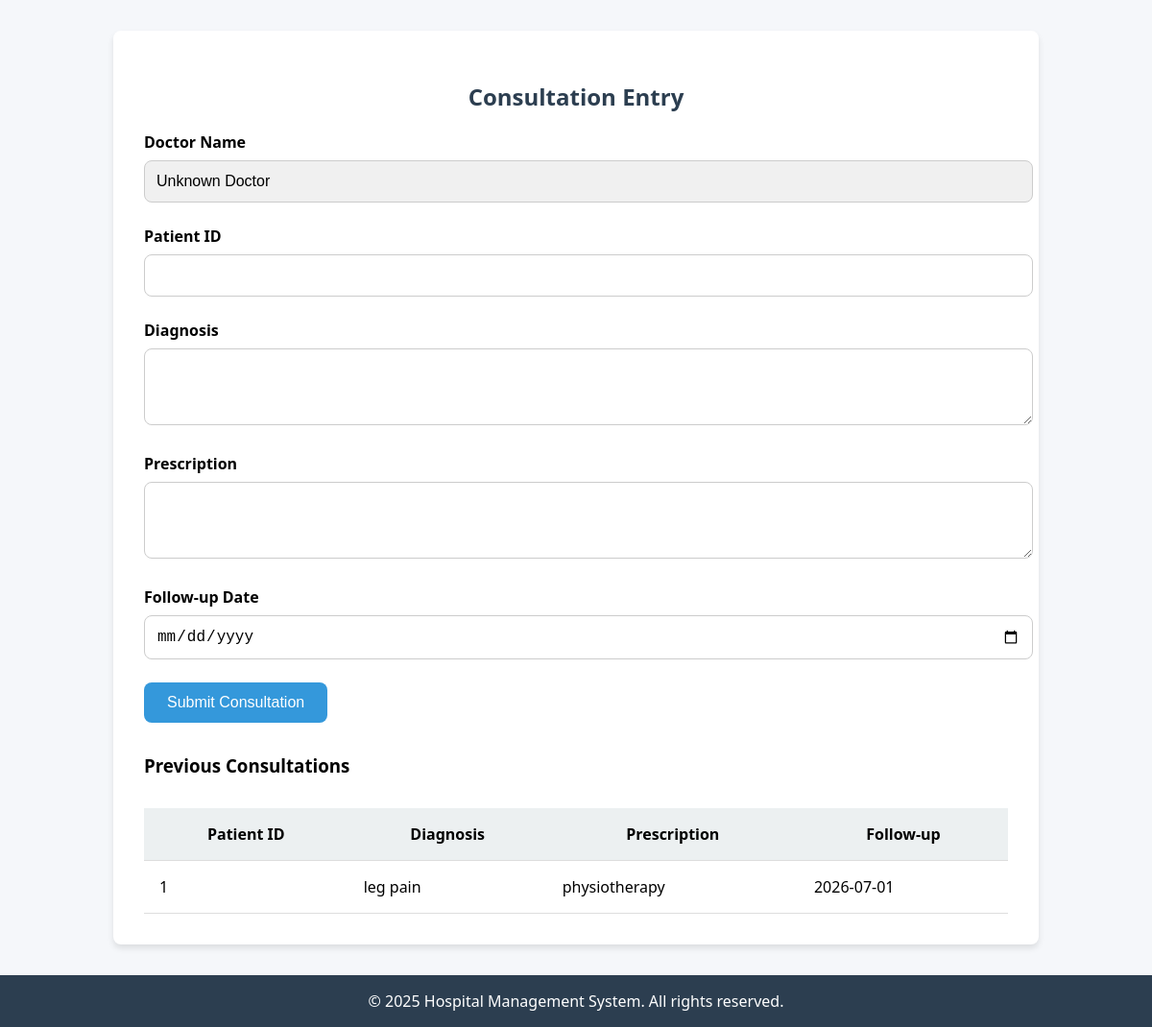
The page /backend_work/consultation.php (signed in) on the database its author committed.
### tables this page shows
CREATE TABLE IF NOT EXISTS `consultation` (
  `name` int NOT NULL,
  `PatientID` int DEFAULT NULL,
  `Diagnosis` text,
  `Prescription` text,
  `FollowupDate` date DEFAULT NULL,
  PRIMARY KEY (`name`),
  KEY `PatientID` (`PatientID`)
);

### backend_work/consultation.php (the view, shortened to what this page needs)
<?php
require 'db.php';
$doctorName = isset($_SESSION['name']) ? $_SESSION['name'] : "Unknown Doctor";
$consultations = [];
$sql = $conn->prepare("SELECT * FROM consultation WHERE name = ?");
$sql->bind_param("s", $doctorName);
$sql->execute();
$result = $sql->get_result();
while ($row = $result->fetch_assoc()) {
    $consultations[] = $row;
}
?>
<!DOCTYPE html>
<html lang="en">
<head>
    <link rel="stylesheet" href="https://cdnjs.cloudflare.com/ajax/libs/font-awesome/6.0.0/css/all.min.css">
</head>
<body>
    <div class="container">
        <h2>Consultation Entry</h2>
        <form method="POST" action="consultation.php">
            <div class="form-group">
                <label for="name">Doctor Name</label>
                <input type="text" name="name" value="<?= htmlspecialchars($doctorName) ?>" readonly>
            </div>
            <div class="form-group">
                <label for="PatientID">Patient ID</label>
                <input type="text" name="PatientID" required>
            </div>
            <div class="form-group">
                <label for="Diagnosis">Diagnosis</label>
                <textarea name="Diagnosis" rows="3" required></textarea>
            </div>
            <div class="form-group">
                <label for="Prescription">Prescription</label>
                <textarea name="Prescription" rows="3" required></textarea>
            </div>
            <div class="form-group">
                <label for="FollowupDate">Follow-up Date</label>
                <input type="date" name="FollowupDate" required>
            </div>
            <button type="submit">Submit Consultation</button>
        </form>
        <?php if (count($consultations) > 0): ?>
            <h3>Previous Consultations</h3>
            <table>
                <thead>
                    <tr>
                        <th>Patient ID</th>
                        <th>Diagnosis</th>
                        <th>Prescription</th>
                        <th>Follow-up</th>
                    </tr>
                </thead>
                <tbody>
                    <?php foreach ($consultations as $c): ?>
                        <tr>
                            <td><?= htmlspecialchars($c['PatientID']) ?></td>
                            <td><?= htmlspecialchars($c['Diagnosis']) ?></td>
                            <td><?= htmlspecialchars($c['Prescription']) ?></td>
                            <td><?= htmlspecialchars($c['FollowupDate']) ?></td>
                        </tr>
                    <?php endforeach; ?>
                </tbody>
            </table>
        <?php else: ?>
            <p>No consultations yet.</p>
        <?php endif; ?>
    </div>
    <footer>
        &copy; 2025 Hospital Management System. All rights reserved.
    </footer>
</body>
</html>

### backend_work/consultation.php (style rules this page uses)
:root { --primary-color: #2c3e50; --secondary-color: #3498db; --accent-color: #e74c3c; --light-color: #ecf0f1; --dark-color: #2c3e50; --border-radius: 8px; --box-shadow: 0 4px 6px rgba(0, 0, 0, 0.1); }
body { font-family: 'Segoe UI', Tahoma, sans-serif; background-color: #f5f7fa; margin: 0; padding: 0; }
.container { max-width: 900px; margin: 2rem auto; background-color: #fff; padding: 2rem; border-radius: var(--border-radius); box-shadow: var(--box-shadow); }
h2 { text-align: center; color: var(--primary-color); }
form { margin-bottom: 2rem; }
.form-group { margin-bottom: 1.5rem; }
label { display: block; font-weight: bold; margin-bottom: 0.5rem; }
input[type="text"], input[type="date"], textarea { width: 100%; padding: 0.75rem; font-size: 1rem; border-radius: var(--border-radius); border: 1px solid #ccc; }
input[readonly] { background-color: #f0f0f0; }
button { padding: 0.75rem 1.5rem; background-color: var(--secondary-color); color: white; border: none; border-radius: var(--border-radius); font-size: 1rem; cursor: pointer; }
table { width: 100%; border-collapse: collapse; margin-top: 2rem; }
th, td { padding: 1rem; border-bottom: 1px solid #ddd; }
th { background-color: var(--light-color); }
footer { text-align: center; margin-top: 2rem; padding: 1rem; background-color: var(--dark-color); color: white; }

### rows shown on the page
consultation: PatientID "1", Diagnosis "leg pain", Prescription "physiotherapy", FollowupDate "2026-07-01"
